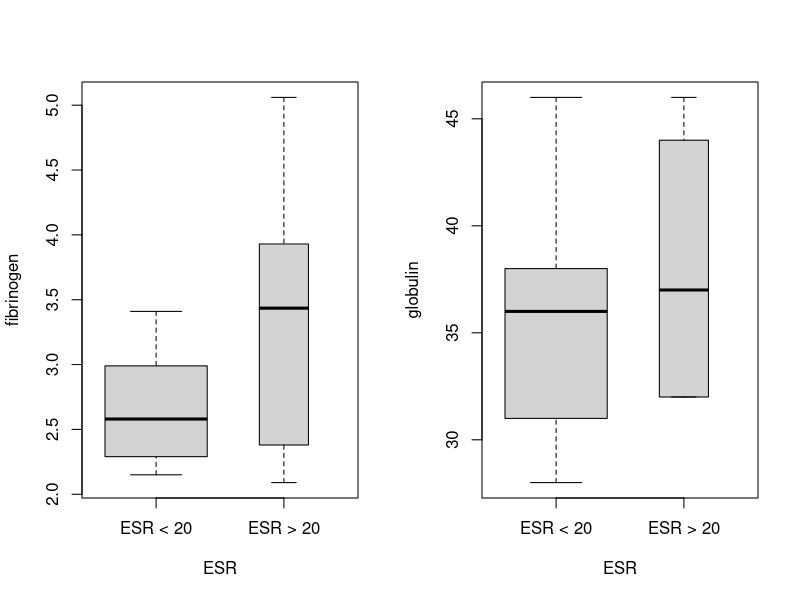

Generate this figure with R:
library(HSAUR3)


### Name: plasma
### Title: Blood Screening Data
### Aliases: plasma
### Keywords: datasets

### ** Examples


  data("plasma", package = "HSAUR3")
  layout(matrix(1:2, ncol = 2))
  boxplot(fibrinogen ~ ESR, data = plasma, varwidth = TRUE)
  boxplot(globulin ~ ESR, data = plasma, varwidth = TRUE)
